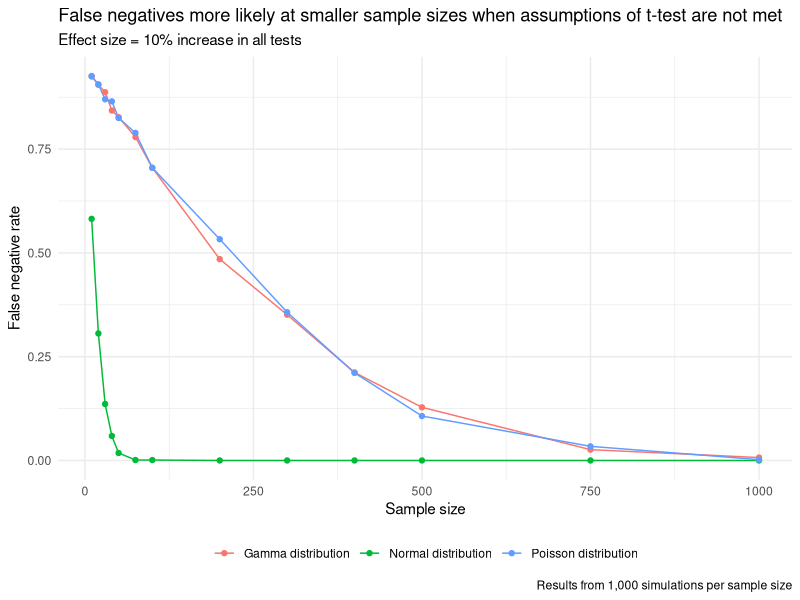
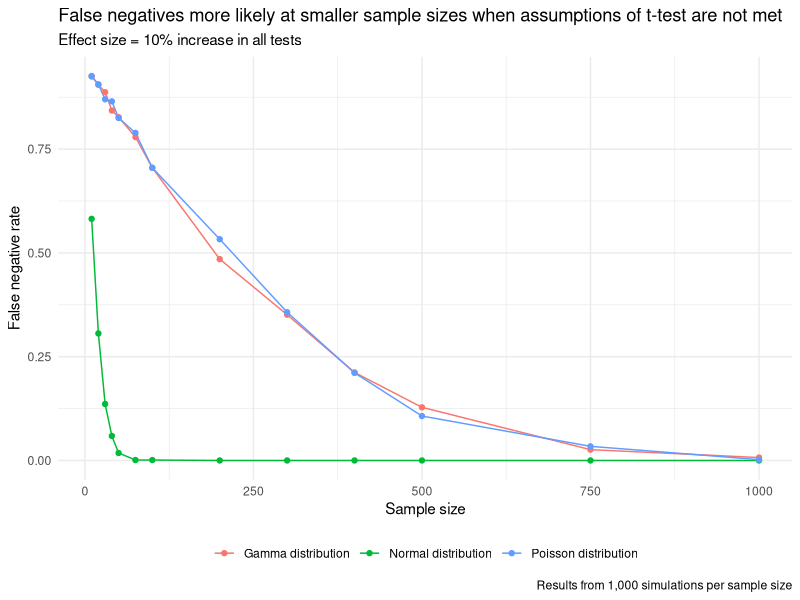

R code for these plots, in order:
library(tidyverse)
set.seed(44)

# set scintific notation options 
options(scipen=100, digits=4)

# set number of simulations to 10,000
simulations <- 1000

# set alpha of a/b checks to .05
alpha <- .05

# set total number of data points to 1000
N <- 1000


# Q1 ----------------------------------------------------------------------

# Generate data from a non-normal distribution then use a t-test and mann-whitney

## simulate a true difference; do a different levels
pvalues <- map_dfr(1:simulations, function(i){
  A <- rgamma(N, 4) # rpois(N, 3) # rnorm(N, 120, 15)
  B <- rgamma(N, 4) # rpois(N, 3) # rnorm(N, 120, 15)
  t.pvals <- t.test(A, B, var.equal = TRUE)$p.value
  whit.pvals <- wilcox.test(A, B)$p.value
  return(tibble(t.pvals, whit.pvals))
})

# proportion of false positives
sum(pvalues$t.pvals <= alpha) / simulations
sum(pvalues$whit.pvals <= alpha) / simulations


# calculate false negatives rate are various sample size levels
n <- c(10, 20, 30, 40, 50, 75, 100, 200, 300, 400, 500, 750, 1000)
effect.size <- 0.1

false.negative.rates <- map_dfr(n, function(N) {
  
  # calculate {simulations} with sample size {N}
  pvalues <- map_dfr(1:simulations, function(i) {
    A <- rgamma(N, 4 * (1 + effect.size)) # rpois(N, 3) # rnorm(N, 120, 15)
    B <- rgamma(N, 4) # rpois(N, 3) # rnorm(N, 120, 15)
    gam.pvals <- t.test(A, B, var.equal = TRUE)$p.value
    
    A <- rnorm(N, mean = 120 * (1 + effect.size), sd = 15)
    B <- rnorm(N, mean = 120, sd = 15)
    norm.pvals <- t.test(A, B, var.equal = TRUE)$p.value
    
    A <- rpois(N, lambda = 4 * (1 + effect.size))
    B <- rpois(N, lambda = 4)
    pois.pvals <- t.test(A, B, var.equal = TRUE)$p.value
    return(tibble(gam.pvals, norm.pvals, pois.pvals))
  })
  
  # calculate the proportion of false negatives
  false.neg.gam <- sum(pvalues$gam.pvals > alpha) / simulations
  false.neg.norm <- sum(pvalues$norm.pvals > alpha) / simulations
  false.neg.pois <- sum(pvalues$pois.pvals > alpha) / simulations
  
  return(tibble(false.neg.gam, false.neg.norm, false.neg.pois))
})

# plot of false positive rate vs. sample size
false.negative.rates %>%
  rename("Gamma distribution" = false.neg.gam,
         "Normal distribution" = false.neg.norm,
         "Poisson distribution" = false.neg.pois) %>% 
  mutate(n = n) %>% 
  pivot_longer(cols = 1:3) %>% 
  ggplot(aes(x = n, y = value, group = name, color = name)) +
  geom_line() +
  geom_point() +
  labs(title = 'False negatives more likely at smaller sample sizes when assumptions of t-test are not met',
       subtitle = paste0('Effect size = ', scales::percent(effect.size), ' increase in all tests'),
       caption = paste0('Results from ', scales::comma(simulations), ' simulations per sample size'),
       x = 'Sample size',
       y = 'False negative rate') +
  theme_minimal() +
  theme(legend.position = 'bottom',
        legend.title = element_blank())

ggsave('plots/wrong_test.png',
       device = "png",
       height = 5,
       width = 8)


# Q2 ----------------------------------------------------------------------

# test of binary data

N <- 50

# Generate a binary dataset and fit a t-test and logistic regression
pvalues <- map_dfr(1:simulations, function(i){
  A <- rbinom(N, size = 1, prob = 0.2)
  B <- rbinom(N, size = 1, prob = 0.2)
  t.pvals <- t.test(A, B, var.equal = TRUE)$p.value
  
  log.pvals <- tibble(A, B) %>% 
    pivot_longer(cols = everything()) %>% 
    glm(value ~ name, data = ., family = 'binomial') %>% 
    broom::tidy() %>% 
    .[[2,5]]
  
  # whit.pvals <- wilcox.test(A, B)$p.values
  # mc.pvals <- mcnemar.test(A, B)$p.value #https://en.wikipedia.org/wiki/McNemar%27s_test
  # log.pvals <- sum(A > B) / N # ????? logistic regression here
  # log.pvals <- t.test(sum(A)/N, sum(B)/N) # ????? logistic regression here
  return(tibble(t.pvals, log.pvals))
})

sum(pvalues$t.pvals <= 0.05) / simulations
sum(pvalues$log.pvals <= 0.05) / simulations
sum(pvalues$whit.pvals <= 0.05) / simulations
sum(pvalues$mc.pvals <= 0.05) / simulations

